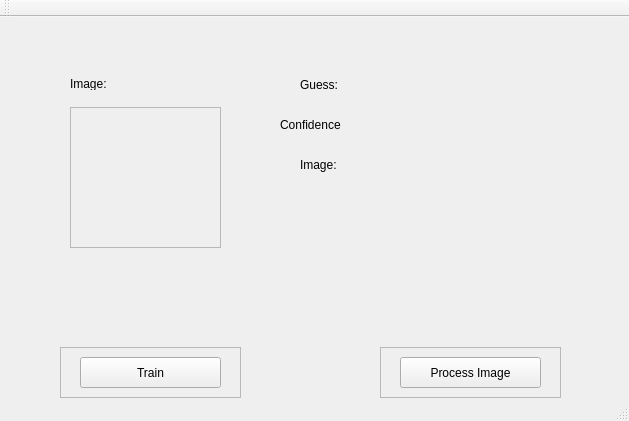
<?xml version="1.0" encoding="UTF-8"?>
<ui version="4.0">
 <class>MainWindow</class>
 <widget class="QMainWindow" name="MainWindow">
  <property name="geometry">
   <rect>
    <x>0</x>
    <y>0</y>
    <width>629</width>
    <height>421</height>
   </rect>
  </property>
  <property name="windowTitle">
   <string>MainWindow</string>
  </property>
  <widget class="QWidget" name="centralWidget">
   <widget class="QPushButton" name="Train">
    <property name="geometry">
     <rect>
      <x>80</x>
      <y>340</y>
      <width>141</width>
      <height>31</height>
     </rect>
    </property>
    <property name="toolTip">
     <string>&lt;html&gt;&lt;head/&gt;&lt;body&gt;&lt;p&gt;Train the neural network with the selected dataset&lt;/p&gt;&lt;/body&gt;&lt;/html&gt;</string>
    </property>
    <property name="text">
     <string>Train</string>
    </property>
   </widget>
   <widget class="QPushButton" name="ProcessImage">
    <property name="geometry">
     <rect>
      <x>400</x>
      <y>340</y>
      <width>141</width>
      <height>31</height>
     </rect>
    </property>
    <property name="toolTip">
     <string>&lt;html&gt;&lt;head/&gt;&lt;body&gt;&lt;p&gt;Pass the selected image through the neural network&lt;/p&gt;&lt;/body&gt;&lt;/html&gt;</string>
    </property>
    <property name="text">
     <string>Process Image</string>
    </property>
   </widget>
   <widget class="QFrame" name="frame">
    <property name="geometry">
     <rect>
      <x>60</x>
      <y>330</y>
      <width>181</width>
      <height>51</height>
     </rect>
    </property>
    <property name="frameShape">
     <enum>QFrame::StyledPanel</enum>
    </property>
    <property name="frameShadow">
     <enum>QFrame::Raised</enum>
    </property>
   </widget>
   <widget class="QFrame" name="frame_2">
    <property name="geometry">
     <rect>
      <x>380</x>
      <y>330</y>
      <width>181</width>
      <height>51</height>
     </rect>
    </property>
    <property name="frameShape">
     <enum>QFrame::StyledPanel</enum>
    </property>
    <property name="frameShadow">
     <enum>QFrame::Raised</enum>
    </property>
   </widget>
   <widget class="QLabel" name="ConfLbl">
    <property name="geometry">
     <rect>
      <x>280</x>
      <y>100</y>
      <width>61</width>
      <height>16</height>
     </rect>
    </property>
    <property name="text">
     <string>Confidence:</string>
    </property>
   </widget>
   <widget class="QLabel" name="ResLbl">
    <property name="geometry">
     <rect>
      <x>300</x>
      <y>60</y>
      <width>41</width>
      <height>16</height>
     </rect>
    </property>
    <property name="text">
     <string>Guess:</string>
    </property>
   </widget>
   <widget class="QLabel" name="ImgLbl">
    <property name="geometry">
     <rect>
      <x>300</x>
      <y>140</y>
      <width>41</width>
      <height>16</height>
     </rect>
    </property>
    <property name="text">
     <string>Image:</string>
    </property>
   </widget>
   <widget class="QLabel" name="ImageDisplayLabel">
    <property name="geometry">
     <rect>
      <x>80</x>
      <y>100</y>
      <width>131</width>
      <height>121</height>
     </rect>
    </property>
    <property name="text">
     <string/>
    </property>
   </widget>
   <widget class="QLabel" name="GuessLabel">
    <property name="geometry">
     <rect>
      <x>360</x>
      <y>60</y>
      <width>47</width>
      <height>13</height>
     </rect>
    </property>
    <property name="text">
     <string/>
    </property>
   </widget>
   <widget class="QLabel" name="ConfidenceLabel">
    <property name="geometry">
     <rect>
      <x>360</x>
      <y>100</y>
      <width>47</width>
      <height>13</height>
     </rect>
    </property>
    <property name="text">
     <string/>
    </property>
   </widget>
   <widget class="QLabel" name="ImagePathLabel">
    <property name="geometry">
     <rect>
      <x>360</x>
      <y>140</y>
      <width>251</width>
      <height>21</height>
     </rect>
    </property>
    <property name="text">
     <string/>
    </property>
   </widget>
   <widget class="QFrame" name="frame_3">
    <property name="geometry">
     <rect>
      <x>70</x>
      <y>90</y>
      <width>151</width>
      <height>141</height>
     </rect>
    </property>
    <property name="frameShape">
     <enum>QFrame::StyledPanel</enum>
    </property>
    <property name="frameShadow">
     <enum>QFrame::Raised</enum>
    </property>
   </widget>
   <widget class="QLabel" name="label">
    <property name="geometry">
     <rect>
      <x>70</x>
      <y>60</y>
      <width>47</width>
      <height>13</height>
     </rect>
    </property>
    <property name="text">
     <string>Image:</string>
    </property>
   </widget>
   <zorder>frame_3</zorder>
   <zorder>frame_2</zorder>
   <zorder>frame</zorder>
   <zorder>Train</zorder>
   <zorder>ProcessImage</zorder>
   <zorder>ConfLbl</zorder>
   <zorder>ResLbl</zorder>
   <zorder>ImgLbl</zorder>
   <zorder>ImageDisplayLabel</zorder>
   <zorder>GuessLabel</zorder>
   <zorder>ConfidenceLabel</zorder>
   <zorder>ImagePathLabel</zorder>
   <zorder>label</zorder>
  </widget>
  <widget class="QToolBar" name="mainToolBar">
   <attribute name="toolBarArea">
    <enum>TopToolBarArea</enum>
   </attribute>
   <attribute name="toolBarBreak">
    <bool>false</bool>
   </attribute>
  </widget>
  <widget class="QStatusBar" name="statusBar"/>
 </widget>
 <layoutdefault spacing="6" margin="11"/>
 <resources/>
 <connections/>
</ui>
